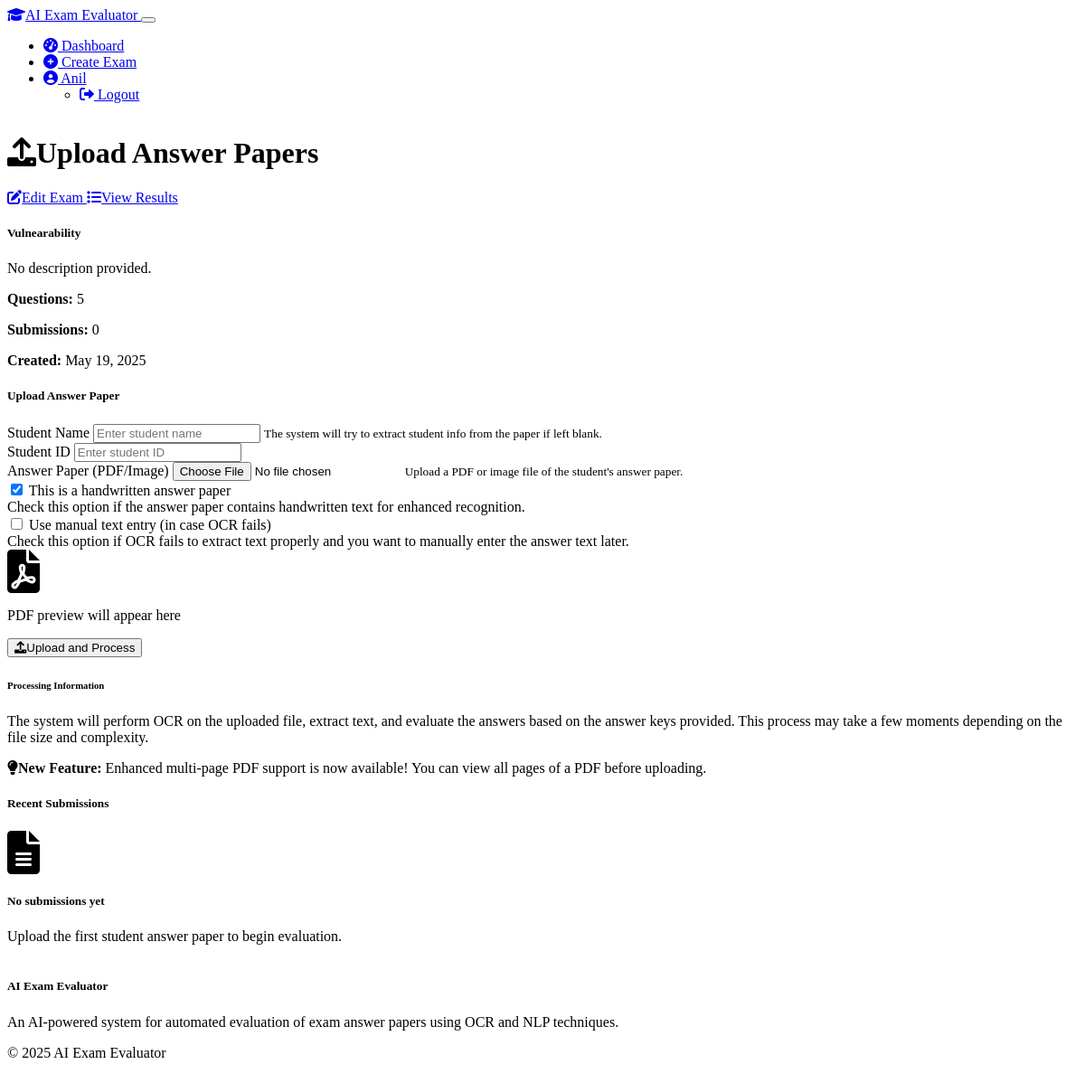
The page /exam/2/upload (signed in) on the database its author committed.
### models.py (models this page shows, shortened)
class User(UserMixin, db.Model):
    id = db.Column(db.Integer, primary_key=True)
    username = db.Column(db.String(64), unique=True, nullable=False)
    email = db.Column(db.String(120), unique=True, nullable=False)
    password_hash = db.Column(db.String(256))
    is_faculty = db.Column(db.Boolean, default=True)
    created_at = db.Column(db.DateTime, default=datetime.utcnow)
    exams = db.relationship('Exam', backref='faculty', lazy=True)

class Exam(db.Model):
    id = db.Column(db.Integer, primary_key=True)
    title = db.Column(db.String(128), nullable=False)
    description = db.Column(db.Text)
    created_at = db.Column(db.DateTime, default=datetime.utcnow)
    faculty_id = db.Column(db.Integer, db.ForeignKey('user.id'), nullable=False)
    questions = db.relationship('Question', backref='exam', lazy=True, cascade="all, delete-orphan")
    submissions = db.relationship('Submission', backref='exam', lazy=True, cascade="all, delete-orphan")

### routes/exam_routes.py (the view, shortened to what this page needs)
@exam_bp.route('/exam/<int:exam_id>/upload', methods=['GET', 'POST'])
@login_required
def upload_answers(exam_id):
    exam = Exam.query.get_or_404(exam_id)
    if exam.faculty_id != current_user.id:
        flash('You do not have permission to upload answers for this exam.', 'danger')
        return redirect(url_for('exam.dashboard'))
    questions = Question.query.filter_by(exam_id=exam_id).order_by(Question.order).all()
    if not questions:
        flash('Please add questions to this exam before uploading answer papers.', 'warning')
        return redirect(url_for('exam.edit_exam', exam_id=exam_id))
    form = SubmissionForm()
    submissions = Submission.query.filter_by(exam_id=exam_id).order_by(Submission.submitted_at.desc()).all()
    return render_template('upload_answers.html', form=form, exam=exam, submissions=submissions)

### forms.py
class SubmissionForm(FlaskForm):
    student_name = StringField('Student Name', validators=[DataRequired(), Length(max=128)])
    student_id = StringField('Student ID', validators=[DataRequired(), Length(max=64)])
    answer_file = FileField('Answer Paper (PDF/Image)', validators=[
        FileRequired(),
        FileAllowed(['pdf', 'jpg', 'jpeg', 'png'], 'Only PDF and image files are allowed!')
    ])
    is_handwritten = BooleanField('This is a handwritten answer paper', default=True)
    use_manual_entry = BooleanField('Use manual text entry (in case OCR fails)', default=False)

### app.py (called while the page is built)
@login_manager.user_loader
def load_user(user_id):
    from models import User
    return User.query.get(int(user_id))

### templates/upload_answers.html (shortened to what this page needs)
{% extends "layout.html" %}
{% block content %}
<div class="container">
  <div class="d-flex justify-content-between align-items-center mb-4">
    <h1 class="h2">
      <i class="fas fa-upload me-2"></i>Upload Answer Papers
    </h1>
    <div>
      <a href="{{ url_for('exam.edit_exam', exam_id=exam.id) }}" class="btn btn-outline-secondary me-2">
        <i class="fas fa-edit me-1"></i>Edit Exam
      </a>
      <a href="{{ url_for('exam.view_submissions', exam_id=exam.id) }}" class="btn btn-info">
        <i class="fas fa-list me-1"></i>View Results
      </a>
    </div>
  </div>
  <div class="card shadow-sm mb-4">
    <div class="card-header bg-dark">
      <h5 class="card-title mb-0">{{ exam.title }}</h5>
    </div>
    <div class="card-body">
      <div class="row">
        <div class="col-md-8">
          {% if exam.description %}
            <p>{{ exam.description }}</p>
          {% else %}
            <p class="text-muted">No description provided.</p>
          {% endif %}
        </div>
        <div class="col-md-4">
          <div class="d-flex justify-content-end">
            <div class="text-end">
              <p class="mb-1"><strong>Questions:</strong> {{ exam.questions|length }}</p>
              <p class="mb-1"><strong>Submissions:</strong> {{ exam.submissions|length }}</p>
              <p class="mb-0"><strong>Created:</strong> {{ exam.created_at.strftime('%B %d, %Y') }}</p>
            </div>
          </div>
        </div>
      </div>
    </div>
  </div>
  <div class="row">
    <div class="col-md-6">
      <div class="card shadow-sm mb-4">
        <div class="card-header">
          <h5 class="card-title mb-0">Upload Answer Paper</h5>
        </div>
        <div class="card-body">
          <form method="POST" action="{{ url_for('exam.upload_answers', exam_id=exam.id) }}" enctype="multipart/form-data">
            <div class="mb-3">
              <label for="student_name" class="form-label">Student Name</label>
              {{ form.student_name(class="form-control", id="student_name", placeholder="Enter student name") }}
              <small class="form-text text-muted">The system will try to extract student info from the paper if left blank.</small>
            </div>
            <div class="mb-3">
              <label for="student_id" class="form-label">Student ID</label>
              {{ form.student_id(class="form-control", id="student_id", placeholder="Enter student ID") }}
            </div>
            <div class="mb-3">
              <label for="answer_file" class="form-label">Answer Paper (PDF/Image)</label>
              {{ form.answer_file(class="form-control", id="answer_file") }}
              <small class="form-text text-muted">Upload a PDF or image file of the student's answer paper.</small>
            </div>
            <div class="mb-3 form-check">
              {{ form.is_handwritten(class="form-check-input", id="is_handwritten") }}
              <label class="form-check-label" for="is_handwritten">
                {{ form.is_handwritten.label.text }}
              </label>
              <div class="form-text">
                Check this option if the answer paper contains handwritten text for enhanced recognition.
              </div>
            </div>
            <div class="mb-3 form-check">
              {{ form.use_manual_entry(class="form-check-input", id="use_manual_entry") }}
              <label class="form-check-label" for="use_manual_entry">
                {{ form.use_manual_entry.label.text }}
              </label>
              <div class="form-text">
                Check this option if OCR fails to extract text properly and you want to manually enter the answer text later.
              </div>
            </div>
            <div class="preview-container mt-3 border rounded p-2" id="pdf-preview-container">
              <div class="text-center text-muted p-4">
                <i class="fas fa-file-pdf fa-3x mb-2"></i>
                <p>PDF preview will appear here</p>
              </div>
            </div>
            <div class="d-grid mt-3">
              <button type="submit" class="btn btn-primary">
                <i class="fas fa-upload me-1"></i>Upload and Process
              </button>
            </div>
          </form>
        </div>
        <div class="card-footer">
          <div class="alert alert-info mb-0">
            <h6 class="alert-heading">Processing Information</h6>
            <p class="small">
              The system will perform OCR on the uploaded file, extract text, and evaluate the answers based on the answer keys provided.
              This process may take a few moments depending on the file size and complexity.
            </p>
            <p class="mb-0 small">
              <i class="fas fa-lightbulb me-1"></i><strong>New Feature:</strong>
              Enhanced multi-page PDF support is now available! You can view all pages of a PDF before uploading.
            </p>
          </div>
        </div>
      </div>
    </div>
    <div class="col-md-6">
      <div class="card shadow-sm">
        <div class="card-header">
          <h5 class="card-title mb-0">Recent Submissions</h5>
        </div>
        <div class="card-body">
          {% if submissions %}
            <div class="list-group">
              {% for submission in submissions %}
                <a href="{{ url_for('exam.view_submission', exam_id=exam.id, submission_id=submission.id) }}" class="list-group-item list-group-item-action d-flex justify-content-between align-items-center">
                  <div>
                    <h6 class="mb-1">{{ submission.student_name }}</h6>
                    <small class="text-muted">ID: {{ submission.student_id }} | Submitted: {{ submission.submitted_at.strftime('%b %d, %Y %H:%M') }}</small>
                  </div>
                  <span class="badge bg-primary rounded-pill">{{ submission.total_score }}</span>
                </a>
              {% endfor %}
            </div>
          {% else %}
            <div class="text-center py-4">
              <i class="fas fa-file-alt fa-3x mb-3 text-muted"></i>
              <h5>No submissions yet</h5>
              <p class="text-muted">Upload the first student answer paper to begin evaluation.</p>
            </div>
          {% endif %}
        </div>
      </div>
    </div>
  </div>
</div>
{% endblock %}

### templates/layout.html (shortened to what this page needs)
<!DOCTYPE html>
<html lang="en">
<head>
  <link rel="stylesheet" href="https://cdn.replit.com/agent/bootstrap-agent-dark-theme.min.css">
  <link rel="stylesheet" href="https://cdnjs.cloudflare.com/ajax/libs/font-awesome/6.0.0/css/all.min.css">
  <link rel="stylesheet" href="{{ url_for('static', filename='css/custom.css') }}">
</head>
<body data-bs-theme="dark">
  <nav class="navbar navbar-expand-lg navbar-dark bg-dark">
    <div class="container">
      <a class="navbar-brand" href="{{ url_for('auth.index') }}">
        <i class="fas fa-graduation-cap me-2"></i>AI Exam Evaluator
      </a>
      <button class="navbar-toggler" type="button" data-bs-toggle="collapse" data-bs-target="#navbarNav">
      </button>
      <div class="collapse navbar-collapse" id="navbarNav">
        <ul class="navbar-nav ms-auto">
          {% if current_user.is_authenticated %}
            <li class="nav-item">
              <a class="nav-link" href="{{ url_for('exam.dashboard') }}">
                <i class="fas fa-tachometer-alt me-1"></i> Dashboard
              </a>
            </li>
            <li class="nav-item">
              <a class="nav-link" href="{{ url_for('exam.create_exam') }}">
                <i class="fas fa-plus-circle me-1"></i> Create Exam
              </a>
            </li>
            <li class="nav-item dropdown">
              <a class="nav-link dropdown-toggle" href="#" id="navbarDropdown" role="button" data-bs-toggle="dropdown">
                <i class="fas fa-user-circle me-1"></i> {{ current_user.username }}
              </a>
              <ul class="dropdown-menu dropdown-menu-end">
                <li>
                  <a class="dropdown-item" href="{{ url_for('auth.logout') }}">
                    <i class="fas fa-sign-out-alt me-1"></i> Logout
                  </a>
                </li>
              </ul>
            </li>
          {% endif %}
        </ul>
      </div>
    </div>
  </nav>
  <main class="container py-4">
    {% block content %}{% endblock %}
  </main>
  <footer class="bg-dark text-light py-4 mt-5">
    <div class="container">
      <div class="row">
        <div class="col-md-6">
          <h5>AI Exam Evaluator</h5>
          <p>An AI-powered system for automated evaluation of exam answer papers using OCR and NLP techniques.</p>
        </div>
        <div class="col-md-6 text-md-end">
          <p>&copy; 2025 AI Exam Evaluator</p>
        </div>
      </div>
    </div>
  </footer>
</body>
</html>

### static/css/custom.css (style rules this page uses)
body { min-height: 100vh; display: flex; flex-direction: column; }
main { flex: 1; }

### rows shown on the page
User: username "Anil"
Exam: title "Vulnearability", created_at "May 19, 2025"

### other values the page prints
{{ exam.questions|length }} "5"
{{ exam.submissions|length }} "0"
